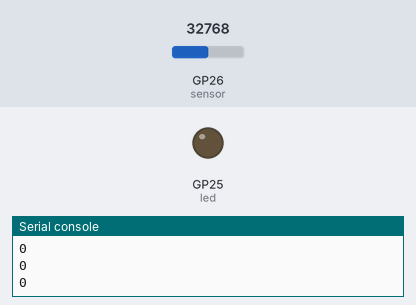
Recording of a program running on a simulated Raspberry Pi Pico running MicroPython. Parts: output pins drawn as LEDs (lit = HIGH), the last lines printed to the serial console. The test bench sets the inputs (shaded band); at power-on: GP26 (sensor) = 32768 (analog values on the 0–65535 scale).

Above: at 1.2 s.
1.3 s: GP26 (sensor) set to 34352
At 1.6 s:
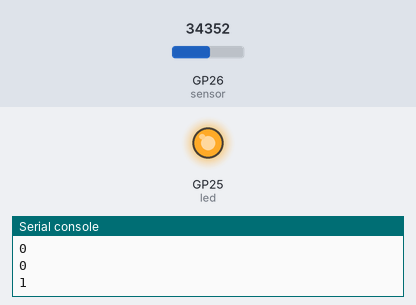
2.8 s: GP26 (sensor) set to 19660
At 3.6 s:
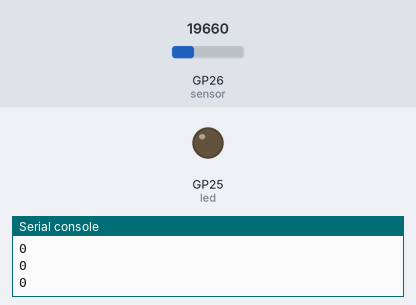
4.6 s: GP26 (sensor) set to 19440
At 6.0 s:
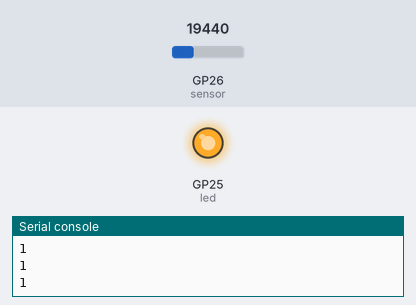
Timing chart, 0 to 7.6 s (numbered marks = the images above; inputs shaded):
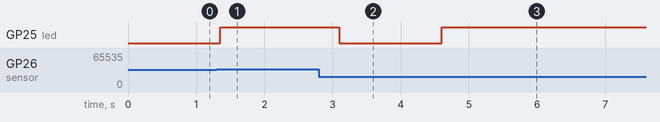

The program:

main.py
```python
from machine import Pin, ADC
import time

sensor = ADC(0)  # GP26
led = Pin(25, Pin.OUT)

LIMIAR = 500
estado_anterior = 0

led.off()
while True:
    valor_adc = sensor.read_u16() % 1024
    valor = 1 if valor_adc > LIMIAR else 0

    if valor == 1 and estado_anterior == 0:
        print(1)
        led.on()
        # Após detectar, espera breve tempo para permitir novo sopro
        time.sleep(0.2)  # Reduz para permitir "double tap"
        estado_anterior = 0  # Força rearmar rápido
    else:
        print(0)
        led.off()
        estado_anterior = valor

    time.sleep(0.15)
```

Measured:
- the behaviour switches between 33264 and 33280 on GP26 (sensor) (found by bisection; images 0 and 1)
- the behaviour switches between 19456 and 19440 on GP26 (sensor) (found by bisection; images 2 and 3)
- after the input at 1.3 s, GP25 (led): LOW → HIGH after 0.05 s
- after the input at 2.8 s, GP25 (led): HIGH → LOW after 0.30 s
- after the input at 4.6 s, GP25 (led): LOW → HIGH at once
